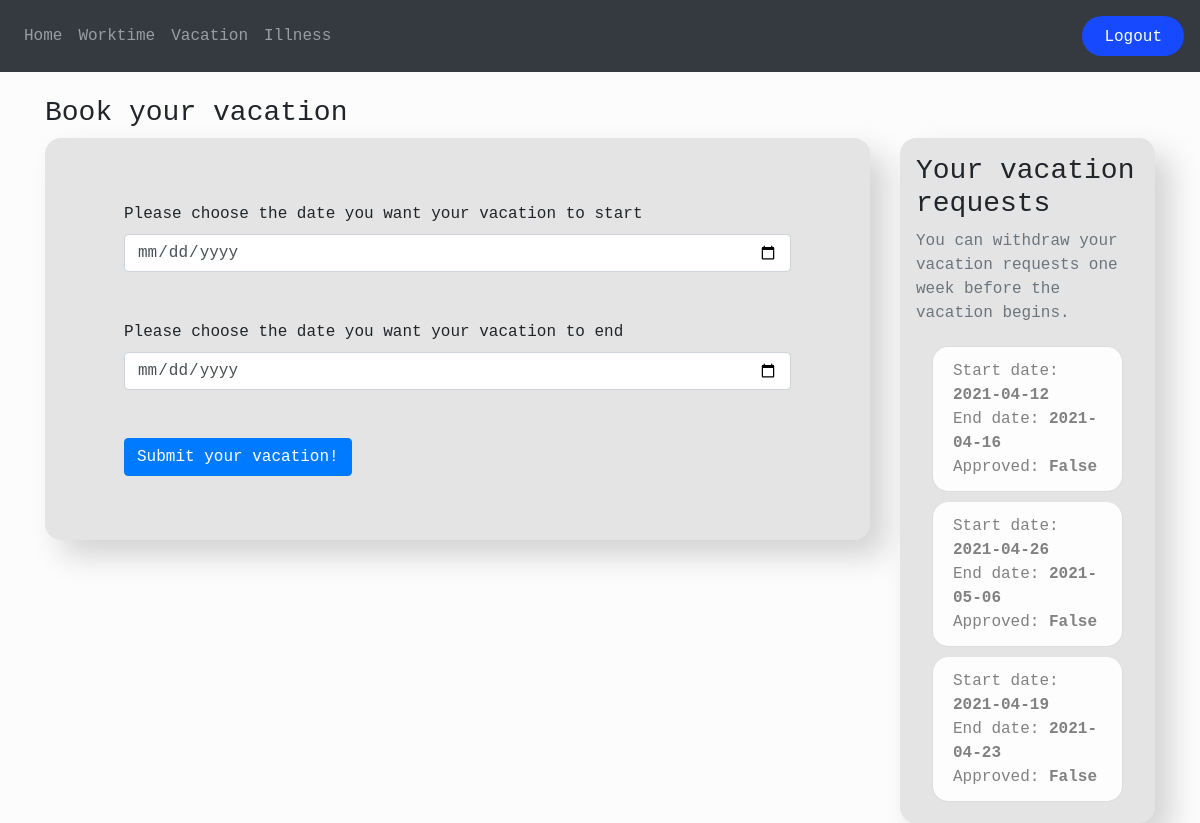
Page /vacation (signed in) on the earlier database version.
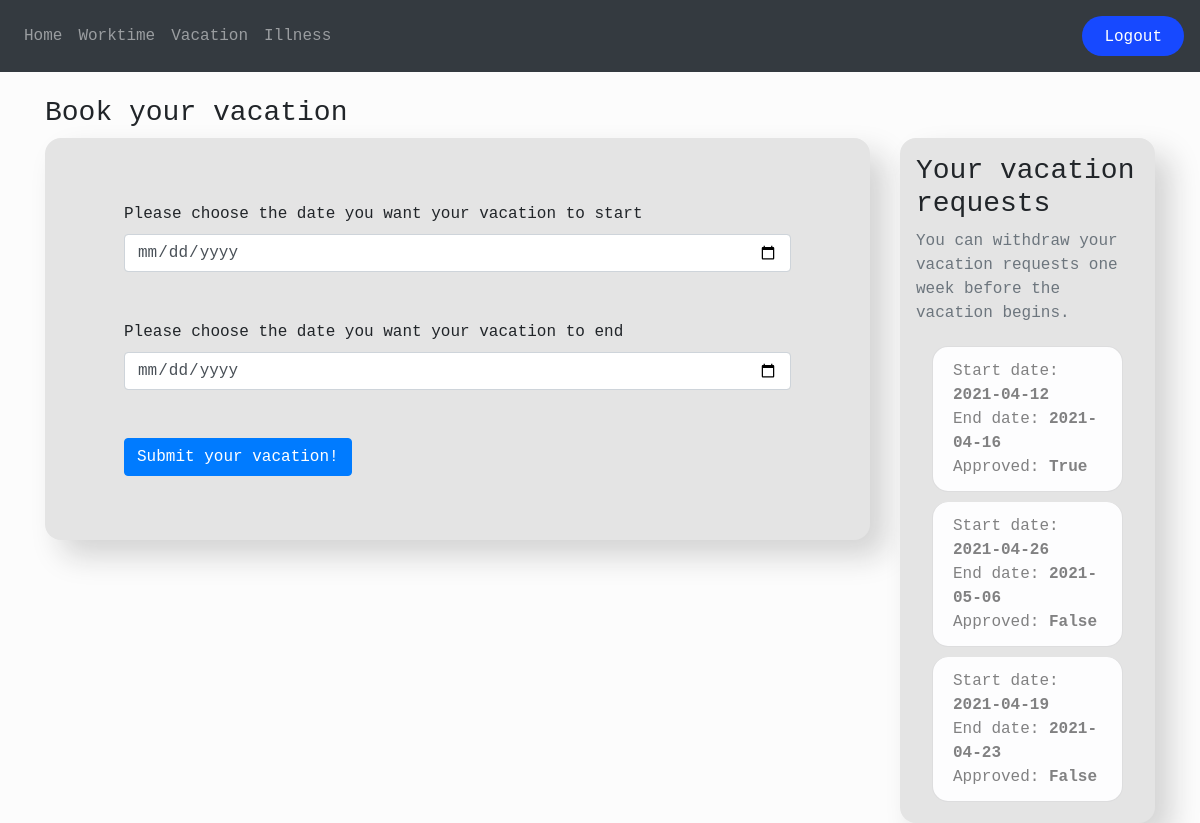
Same page on the later database version.
### app/models.py (models this page shows, shortened)
class Vacation(db.Model):
    id = db.Column(db.Integer, primary_key=True)
    start_date = db.Column(db.Date)
    end_date = db.Column(db.Date)
    user_id = db.Column(db.Integer, db.ForeignKey('user.id'))
    approved = db.Column(db.Boolean, default=False)

### app/views.py (the view, shortened to what this page needs)
@views.route('/vacation', methods=['GET', 'POST'])
@login_required
def vacation():
    user = User.query.filter_by(id=session.get('user_id')).first()
    requests = Vacation.query.filter_by(user_id=user.id).all()
    return render_template('vacation.html', user=current_user, requests=requests, roles_id=session.get('roles_id'))

### app/__init__.py (called while the page is built)
def create_app():
    app = Flask(__name__)
    app.config['SECRET_KEY'] = '9QxEIB84nNKgxjz9ahPjM2HRtwrERAli4PGtjRjV'
    app.config['SQLALCHEMY_DATABASE_URI'] = f'sqlite:///{DB_NAME}'
    app.config['SQLALCHEMY_TRACK_MODIFICATIONS'] = False
    db.init_app(app)
    from .auth import auth
    from .views import views
    app.register_blueprint(auth)
    app.register_blueprint(views)
    from .models import User
    create_database(app=app)
    login_manager = LoginManager()
    login_manager.login_view = 'auth.login'
    login_manager.init_app(app)
    @login_manager.user_loader
    def load_user(id):
        return User.query.get(int(id))
    return app

### app/templates/vacation.html (shortened to what this page needs)
{% extends 'base.html' %}
{% block page_header %}
<h3>Book your vacation</h3>
{% endblock page_header %}
{% block content %}
<div class="container">
    <div class="row">
        <div class="col-sm-9">
            <div class="vacation-requests-personal">
                <form method="POST">
                    <div class="container">
                        <div class="md-form mx-5 my-5">
                            <label for="start_date">Please choose the date you want your vacation to start</label>
                            <input type="date" name="start_date" id="start_date" class="form-control" required>
                        </div>
                        <div class="md-form mx-5 my-5">
                            <label for="end_date">Please choose the date you want your vacation to end</label>
                            <input type="date" name="end_date" id="end_date" class="form-control" required>
                        </div>
                        <div class="md-form mx-5 my-5">
                            <button type="submit" class="btn btn-primary">Submit your vacation!</button>
                        </div>
                    </div>
                </form>
            </div>
        </div>
        <div class="col-sm-3">
            <div class="vacation-requests-personal">
                <div class="content-section">
                    <h3>Your vacation requests</h3>
                    <p class='text-muted'>
                        You can withdraw your vacation requests one week before the vacation begins.
                    </p>
                    <ul class="list-group" >
                        {% for request in requests %}
                        <li class="list-group-item list-group-item-light individual-request" style="border-radius: 1em; margin:5px 1em">
                            Start date: <strong>{{request.start_date}}</strong>
                            <br>
                            End date: <strong>{{request.end_date}}</strong>
                            <br>
                            Approved: <strong>{{request.approved}}</strong>
                        </li>
                        {% endfor %}
                    </ul>
                </div>
            </div>
        </div>
    </div>
</div>
{% endblock content %}

Differences in the rows shown:
changed Vacation: approved "False" → "True"
